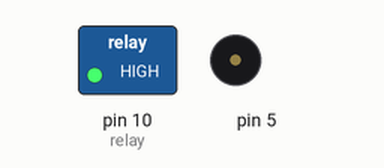
A sketch run on a simulated Arduino Uno, built with avr-gcc and run on an emulated ATmega328P. Parts: switched loads named in the sketch (green lamp = pin HIGH), buzzer (waves = sounding).

Above: at 0.24 s.
At 19.8 s:
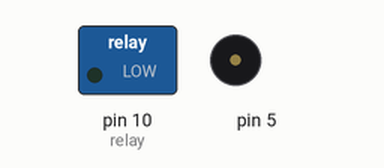
At 39.54 s:
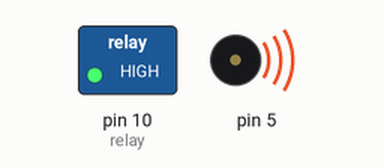
Timing chart, 0 to 40.0 s (numbered marks = the images above):
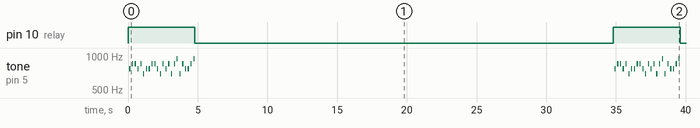

Measured:
- by itself, pin 10 (relay): alternates HIGH for 4.8 s and LOW for 30.0 s
- by itself, tone on pin 5: plays 770 Hz for 0.08 s, 852 Hz for 0.08 s, 852 Hz for 0.08 s, 770 Hz for 0.08 s, 852 Hz for 0.08 s, 697 Hz for 0.08 s … (96 notes in this stretch)

The sketch:

fox.ino
```cpp
#include <Tone.h>

int relay = 10; //pin for relay
int message[] = {5,4, 6,8, 6,9, 7,3, 2,0, 6,9, 7,3, 2,0, 7,4, 6,8, 6,5, 2,0, 5,3, 6,5, 6,3, 7,2, 6,5, 7,4, 2,0, 6,13, 6,5, 7,3, 7,3, 6,1, 6,7, 6,5, 2,1, 2,1, 2,1};

Tone freq1;
Tone freq2;

const int DTMF_freq1[] = { 1336, 1209, 1336, 1477, 1209, 1336, 1477, 1209, 1336, 1477, 1633, 1633, 1633, 1633, 1209, 1447 };
const int DTMF_freq2[] = {  941, 697,  697,  697,  770,  770,  770,  852,  852,  852, 697, 770, 852, 941, 941, 941 };
//0-9,A-D,*,#

int array[] = { 4, 3, 3, 4, 3, 7, 4, 2, 5, 5, 4, 7 };


void setup()
{
  freq1.begin(3);
  freq2.begin(5);
  pinMode(relay,OUTPUT);
}

void playDTMF(uint8_t number, long duration)
{
  freq1.play(DTMF_freq1[number], duration);
  freq2.play(DTMF_freq2[number], duration);
}


void loop()
{
  for(uint8_t i = 0; i < sizeof(array); i ++)
  {
    digitalWrite(relay,HIGH);  //turn relay on
    delay(100);
    playDTMF(message[array[i]], 80);
    delay(100);
    digitalWrite(relay,LOW); //turn relay off
  }
  delay(30000);
}
```
